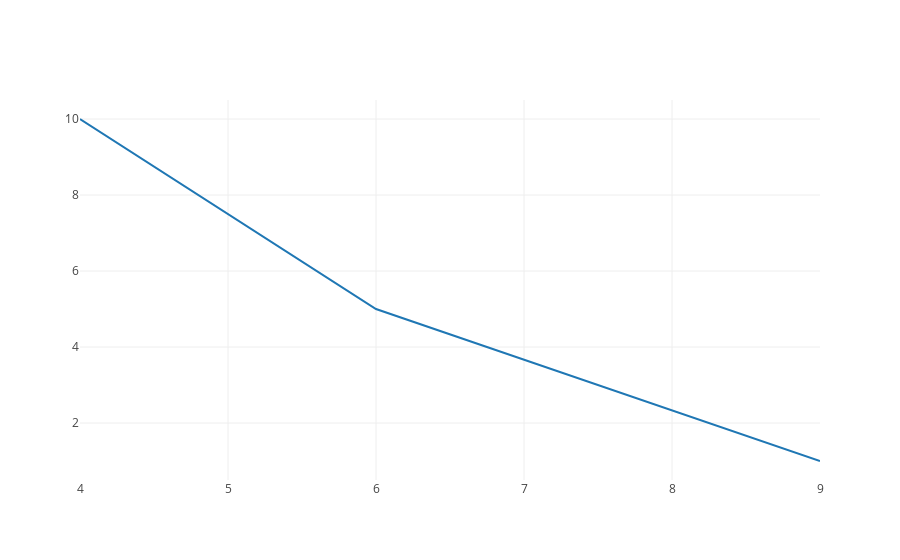

Notebook source saved alongside this figure:
### Markdown cell above
Uncomment the below code to see the updated `plot` function in action.

### Code cell
trace4 = trace_values([4, 6, 9], [10, 5, 1], mode = 'lines')
last_layout = layout(options = {'title': 'The big picture'})
plot([trace4], last_layout)

### Figure 1 — Plotly figure (JSON) as saved in the notebook; plotly's stock layout.template omitted (floating-point values rounded to 4 significant figures)
{"data": [{"mode": "lines", "name": "data", "type": "scatter", "uid": "07f9f3ea-7f6f-11e9-8417-174924cb141a", "x": [4, 6, 9], "y": [10, 5, 1]}], "layout": {}}
